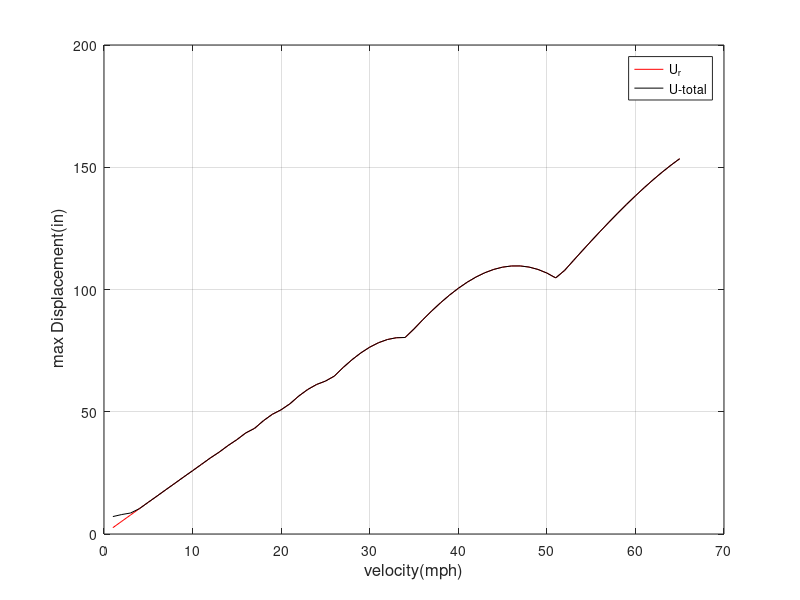

The MATLAB source for this figure:
clc
clear all
close all
m=4000/386.22;
k=0.8;
W_n=sqrt(k*1000/m);
kisay=0.4;
c=2*m*W_n*kisay;
L=3 ;
gama=0.5;
beta=1/6;
%%%%%%%%%%%%%%%%%%%%%%%%%%%%%%%%%%%%%%%%%%%%%%%
delta_t=0.02;
t=0:delta_t:5;
v=1:1:65;
V=1.466*v;
%%%%%%%%%%%%%%%%%%%%%%%%%%%%%%%%%%%%%%%%%%%%%%%
a1=(m/(beta*(delta_t^2)))+(gama/(beta*delta_t))*c;
a2=(m/(beta*delta_t))+((gama/(beta))-1)*c;
a3=((1/(2*beta))-1)*m+delta_t*((gama/(2*beta))-1)*c;
k_hat=k+a1;
%%%%%%%%%%%%%%%%%%%%%%%%%%%%%%%%%%%%%%%%%%%%%%%%
u=zeros(65,5/(delta_t)+1);
udot=zeros(65,5/(delta_t)+1);
uddot=zeros(65,5/(delta_t)+1);

%%%%%%%%%%%%%%%%%%%%%%%%%%%%%%%%%%%%%%%%%%%%%%%%
for i=1:65
    td=L/(i*1.466);
    q=u(i,1);
    s=0
    for j=1:5/delta_t
          
          if t(j)<=td
           p=m.*0.5*((pi/td)^2).*sin((pi./td).*t(j));
           ug(i,j)=0.5*sin((pi./td).*t(j));
          else
              p=0;
              ug(i,j)=0;
          end
           p_hat=p+a1.*u(i,j)+a2.*udot(i,j)+a3.*uddot(i,j);
           u(i,j+1)=p_hat./k_hat;
           udot(i,j+1)=(gama/(beta*delta_t)).*(u(i,j+1)-u(i,j))+(1-(gama/beta))*udot(i,j)+delta_t.*(1-(gama/(2*beta))).*uddot(i,j);
           uddot(i,j+1)=(1/(beta*(delta_t^2))).*(u(i,j+1)-u(i,j))-(1/(beta*delta_t)).*udot(i,j)-((1/(2*beta))-1).*uddot(i,j);
           utotal(i,j)=ug(i,j)+u(i,j);
          if u(i,j+1)>q
             q=u(i,j+1) 
          end
          if utotal(i,j)>s
             s=utotal(i,j);
          end  
    end
          u_r(i)=q ;
          u_total(i)=s;
end
   
    plot(v,u_r*12,'r',v,u_total*12,'k')
    legend('u_r','u_total');grid on;hold on
    xlabel('velocity(mph)','FontSize',12);
    ylabel(' max Displacement(in)','FontSize',12);
    legend('U_r','U-total')



